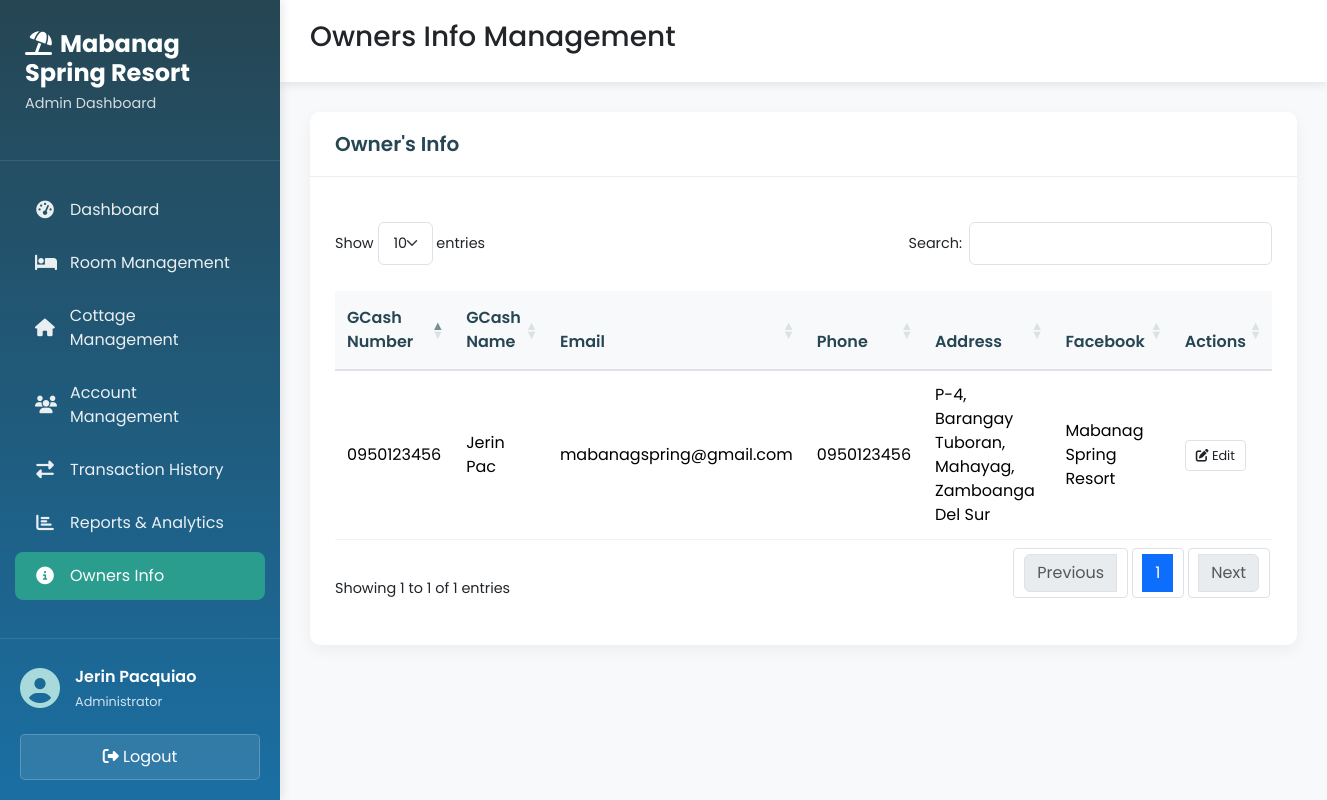
Page /admin/owners_info.php (signed in) on the committed database.
### tables this page shows
CREATE TABLE `owners_info` (
  `info_id` int(11) NOT NULL,
  `gcash_number` varchar(50) NOT NULL,
  `gcash_name` varchar(100) NOT NULL,
  `email_address` varchar(255) NOT NULL,
  `phone_number` varchar(50) NOT NULL,
  `address` varchar(255) NOT NULL,
  `facebook_account` varchar(255) NOT NULL
);

### admin/name.php (called while the page is built)
<?php
require 'connect.php';
$admin_id = $_SESSION['admin_id'];
$query = $conn->query("SELECT * FROM `admin` WHERE `admin_id` = '$admin_id'")
         or die(mysqli_error($conn));
$fetch = $query->fetch_assoc();
$name  = $fetch['name'];
?>

### admin/owners_info.php (the view, shortened to what this page needs)
<!DOCTYPE html>
<?php
    require_once 'name.php';
    require_once 'connect.php';
?>
<html lang="en">
<head>
    <link href="https://cdn.jsdelivr.net/npm/bootstrap@5.3.8/dist/css/bootstrap.min.css" rel="stylesheet"
>
    <link rel="stylesheet" href="https://cdnjs.cloudflare.com/ajax/libs/font-awesome/6.4.0/css/all.min.css">
    <link rel="stylesheet" href="https://cdn.datatables.net/1.13.6/css/dataTables.bootstrap5.min.css">
    <link rel="stylesheet" href="../css/admin_style.css">
    <link rel="stylesheet" href="../css/owner_style.css">
</head>
<body>
    <div class="dashboard-container">
        <div class="sidebar">
            <div class="sidebar-header">
                <h2><i class="fas fa-umbrella-beach me-2"></i>Mabanag Spring Resort</h2>
                <p>Admin Dashboard</p>
            </div>
            <ul class="sidebar-menu">
                <li class="menu-item">
                    <a href="home.php">
                        <i class="fas fa-tachometer-alt"></i>
                        <span>Dashboard</span>
                    </a>
                </li>
                <li class="menu-item">
                    <a href="room.php">
                        <i class="fas fa-bed"></i>
                        <span>Room Management</span>
                    </a>
                </li>
                <li class="menu-item">
                    <a href="cottage.php">
                        <i class="fas fa-home"></i>
                        <span>Cottage Management</span>
                    </a>
                </li>
                <li class="menu-item">
                    <a href="account.php">
                        <i class="fas fa-users"></i>
                        <span>Account Management</span>
                    </a>
                </li>
                <li class="menu-item">
                    <a href="transaction.php">
                        <i class="fas fa-exchange-alt"></i>
                        <span>Transaction History</span>
                    </a>
                </li>
                <li class="menu-item">
                    <a href="reports.php">
                        <i class="fas fa-chart-bar"></i>
                        <span>Reports & Analytics</span>
                    </a>
                </li>
                <li class="menu-item active">
                    <a href="owners_info.php">
                        <i class="fas fa-info-circle"></i>
                        <span>Owners Info</span>
                    </a>
                </li>
            </ul>
            <div class="sidebar-footer">
                <div class="user-info">
                    <div class="user-avatar">
                        <i class="fas fa-user-circle"></i>
                    </div>
                    <div class="user-details">
                        <span class="user-name"><?php echo $name; ?></span>
                        <span class="user-role">Administrator</span>
                    </div>
                </div>
                <a href="logout.php" id="logoutBtn" class="btn btn-logout">
                    <i class="fas fa-sign-out-alt"></i> Logout
                </a>
            </div>
        </div>
        <div class="main-content">
            <nav class="top-nav">
                <div class="nav-left">
                    <h3>Owners Info Management</h3>
                </div>
            </nav>
            <div class="content-area">
                <div class="card">
                    <div class="card-header">
                        <h5>Owner's Info</h5>
                    </div>
                    <div class="card-body">
                        <div class="table-responsive">
                            <table id="infoTable" class="table table-hover">
                                <thead>
                                    <tr>
                                        <th>GCash Number</th>
                                        <th>GCash Name</th>
                                        <th>Email</th>
                                        <th>Phone</th>
                                        <th>Address</th>
                                        <th>Facebook</th>
                                        <th>Actions</th>
                                    </tr>
                                </thead>
                                <tbody>
                                    <?php
                                    $query = $conn->query("SELECT * FROM `owners_info` ORDER BY `info_id` DESC") or die(mysqli_error());
                                    while($fetch = $query->fetch_array()){
                                    ?>
                                    <tr>
                                        <td><?php echo $fetch['gcash_number']?></td>
                                        <td><?php echo $fetch['gcash_name']?></td>
                                        <td><?php echo $fetch['email_address']?></td>
                                        <td><?php echo $fetch['phone_number']?></td>
                                        <td><?php echo $fetch['address']?></td>
                                        <td><?php echo $fetch['facebook_account']?></td>
                                        <td>
                                            <button class="btn btn-sm bg-transparent border editBtn" data-id="<?php echo $fetch['info_id']; ?>">
                                                <i class="fas fa-edit"></i> Edit
                                            </button>
                                        </td>
                                    </tr>
                                    <?php
                                    }
                                    ?>
                                </tbody>
                            </table>
                        </div>
                    </div>
                </div>
            </div>
        </div>
    </div>
</body>
</html>

### css/admin_style.css (style rules this page uses)
:root { --ocean-blue: #1a6fa3; --seafoam-green: #2a9d8f; --sand: #e9c46a; --coral: #e76f51; --deep-blue: #264653; --light-blue: #8ecae6; --light-green: #a8dadc; --sidebar-width: 280px; --sidebar-collapsed: 80px; }
* { margin: 0; padding: 0; box-sizing: border-box; }
body { font-family: 'Poppins', sans-serif; background-color: #f8f9fa; overflow-x: hidden; }
.dashboard-container { display: flex; min-height: 100vh; }
.sidebar { width: var(--sidebar-width); background: linear-gradient(to bottom, var(--deep-blue), var(--ocean-blue)); color: white; transition: all 0.3s; position: fixed; height: 100vh; z-index: 1000; box-shadow: 2px 0 10px rgba(0, 0, 0, 0.1); }
.sidebar-header { padding: 30px 25px; border-bottom: 1px solid rgba(255, 255, 255, 0.1); }
.sidebar-header h2 { font-size: 1.5rem; font-weight: 700; margin-bottom: 5px; }
.sidebar-header p { font-size: 0.9rem; opacity: 0.8; }
.sidebar-menu { list-style: none; padding: 20px 0; }
.menu-item { margin: 5px 15px; }
.menu-item a { display: flex; align-items: center; padding: 12px 20px; color: rgba(255, 255, 255, 0.9); text-decoration: none; border-radius: 8px; transition: all 0.3s; }
.menu-item a i { margin-right: 15px; font-size: 1.1rem; width: 20px; text-align: center; }
.menu-item.active a { background: var(--seafoam-green); color: white; }
.sidebar-footer { position: absolute; bottom: 0; width: 100%; padding: 20px; border-top: 1px solid rgba(255, 255, 255, 0.1); }
.user-info { display: flex; align-items: center; margin-bottom: 15px; }
.user-avatar { font-size: 2.5rem; margin-right: 15px; color: var(--light-green); }
.user-details { flex: 1; }
.user-name { display: block; font-weight: 600; }
.user-role { font-size: 0.8rem; opacity: 0.8; }
.btn-logout { width: 100%; background: rgba(255, 255, 255, 0.1); border: 1px solid rgba(255, 255, 255, 0.2); color: white; padding: 10px; border-radius: 5px; transition: all 0.3s; }
.main-content { flex: 1; margin-left: var(--sidebar-width); transition: all 0.3s; }
.top-nav { background: white; padding: 20px 30px; display: flex; justify-content: space-between; align-items: center; box-shadow: 0 2px 10px rgba(0, 0, 0, 0.1); position: sticky; top: 0; z-index: 100; }
.nav-left { display: flex; align-items: center; }
.content-area { padding: 30px; }
.card { border: none; border-radius: 10px; box-shadow: 0 5px 15px rgba(0, 0, 0, 0.05); margin-bottom: 30px; }
.card-header { background: white; border-bottom: 1px solid #eee; padding: 20px 25px; border-radius: 10px 10px 0 0 !important; }
.card-header h5 { margin: 0; color: var(--deep-blue); font-weight: 600; }
.card-body { padding: 25px; }

### css/owner_style.css (style rules this page uses)
:root { --ocean-blue: #1a6fa3; --seafoam-green: #2a9d8f; --sand: #e9c46a; --coral: #e76f51; --deep-blue: #264653; --light-blue: #8ecae6; --light-green: #a8dadc; }
.table { margin-bottom: 0; }
.table th { background-color: #f8f9fa; color: var(--deep-blue); font-weight: 600; border-bottom: 2px solid #dee2e6; padding: 15px 12px; }
.table td { padding: 12px; vertical-align: middle; border-color: #f1f3f4; }
.btn-sm { padding: 5px 10px; border-radius: 4px; font-size: 0.8rem; }

### rows in the picture
owners_info: gcash_number "0950123456", gcash_name "Jerin Pac", email_address "mabanagspring@gmail.com", phone_number "0950123456", address "P-4, Barangay Tuboran, Mahayag, Zamboanga Del Sur", facebook_account "Mabanag Spring Resort"

### other values in the picture
$name "Jerin Pacquiao"
